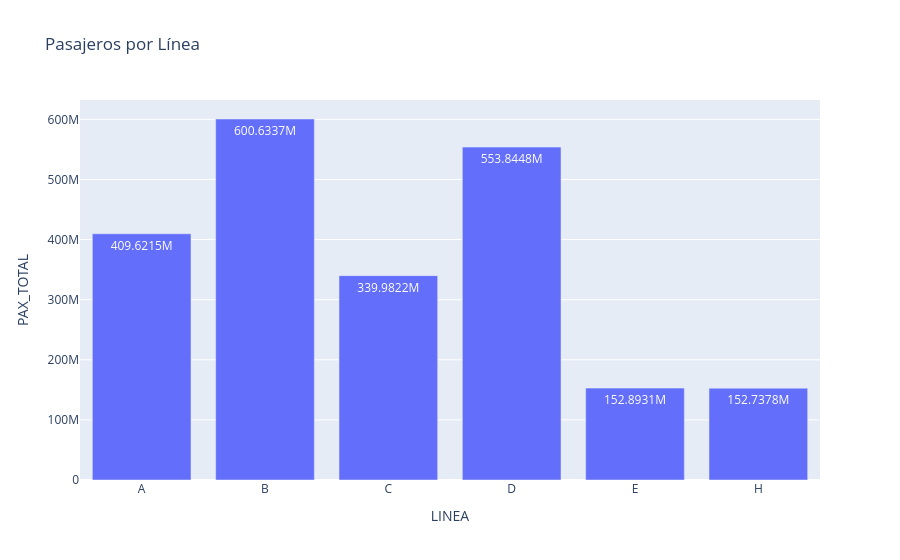

Here is the notebook cell this chart was saved with:
### Markdown cell above
# Gráficos de Barras

### Code cell
df_grpd_linea = df_pre.groupby(['LINEA'])['PAX_TOTAL'].sum().reset_index()
fig = px.bar(df_grpd_linea, x='LINEA', y='PAX_TOTAL', text_auto=True,title='Pasajeros por Línea')
fig.show()

### Figure 1 — Plotly figure (JSON) as saved in the notebook; plotly's stock layout.template omitted (floating-point values rounded to 4 significant figures)
{"data": [{"hovertemplate": "LINEA=%{x}<br>PAX_TOTAL=%{y}<extra></extra>", "legendgroup": "", "marker": {"color": "#636efa", "pattern": {"shape": ""}}, "name": "", "orientation": "v", "showlegend": false, "textposition": "auto", "texttemplate": "%{y}", "type": "bar", "x": ["A", "B", "C", "D", "E", "H"], "xaxis": "x", "y": [409621456, 600633687, 339982178, 553844787, 152893135, 152737819], "yaxis": "y"}], "layout": {"barmode": "relative", "legend": {"tracegroupgap": 0}, "title": {"text": "Pasajeros por Línea"}, "xaxis": {"anchor": "y", "domain": [0, 1], "title": {"text": "LINEA"}}, "yaxis": {"anchor": "x", "domain": [0, 1], "title": {"text": "PAX_TOTAL"}}}}
